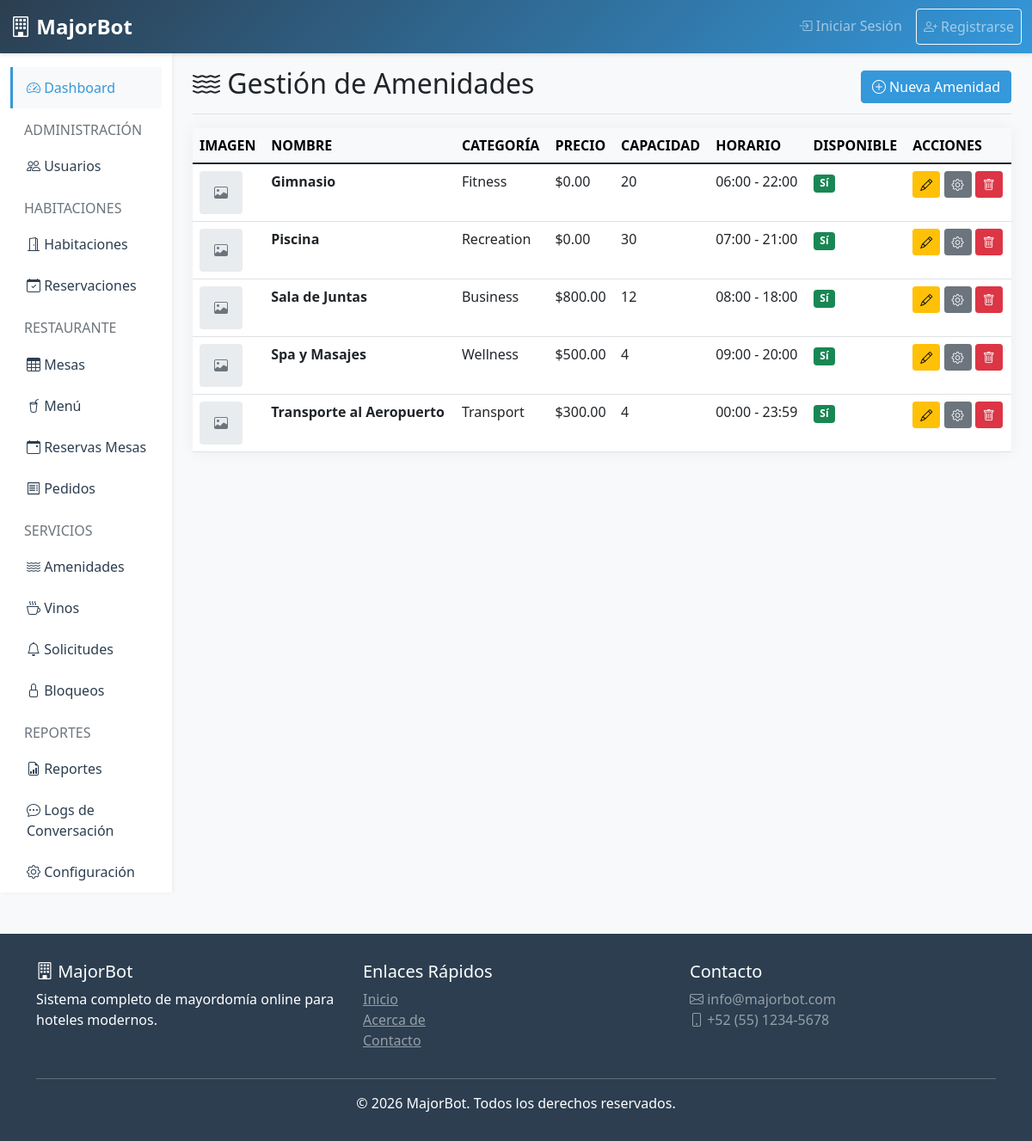
Page /amenities (signed in) on the committed database.
### tables this page shows
CREATE TABLE IF NOT EXISTS amenities (
    id INT AUTO_INCREMENT PRIMARY KEY,
    hotel_id INT NOT NULL,
    name VARCHAR(200) NOT NULL,
    description TEXT,
    category VARCHAR(100),
    capacity INT DEFAULT 1,
    price DECIMAL(10,2) DEFAULT 0.00,
    operating_hours_start TIME,
    operating_hours_end TIME,
    image VARCHAR(255),
    status ENUM('available', 'occupied', 'maintenance', 'blocked') DEFAULT 'available',
    is_active TINYINT(1) DEFAULT 1,
    created_at TIMESTAMP DEFAULT CURRENT_TIMESTAMP,
    updated_at TIMESTAMP DEFAULT CURRENT_TIMESTAMP ON UPDATE CURRENT_TIMESTAMP,
    FOREIGN KEY (hotel_id) REFERENCES hotels(id) ON DELETE CASCADE
);

### app/controllers/AmenitiesController.php (called while the page is built, shortened)
<?php
class AmenitiesController extends Controller {
    private $amenityModel;
    public function __construct() {
        $this->amenityModel = $this->loadModel('Amenity');
    }
    public function index() {
        $hotelId = $_SESSION['hotel_id'];
        $amenities = $this->amenityModel->getAmenitiesByHotel($hotelId);
        $data = [
            'title' => 'GestiÃ³n de Amenidades',
            'amenities' => $amenities,
            'role' => $_SESSION['role']
        ];
        $this->loadView('amenities/index', $data);
    }
}

### core/Router.php (called while the page is built, shortened)
<?php
class Router {
    private $controller = DEFAULT_CONTROLLER;
    private $method = DEFAULT_METHOD;
    public function __construct() {
        $url = $this->parseUrl();
        if (isset($url[0]) && !empty($url[0])) {
            $controllerPath = __DIR__ . '/../app/controllers/' . ucfirst($url[0]) . 'Controller.php';
            if (file_exists($controllerPath)) {
                $this->controller = ucfirst($url[0]);
                unset($url[0]);
            }
        }
        $controllerFile = __DIR__ . '/../app/controllers/' . $this->controller . 'Controller.php';
        if (file_exists($controllerFile)) {
            $this->controller = new $controllerClass;
        } else {
            $this->show404();
            return;
        }
        $this->params = $url ? array_values($url) : [];
        call_user_func_array([$this->controller, $this->method], $this->params);
    }
    private function parseUrl() {
        if (isset($_GET['url'])) {
            return explode('/', filter_var(rtrim($_GET['url'], '/'), FILTER_SANITIZE_URL));
        }
        return [];
    }
}

### public/index.php (called while the page is built, shortened)
<?php
require_once __DIR__ . '/../core/Database.php';
require_once __DIR__ . '/../core/Model.php';
require_once __DIR__ . '/../core/Controller.php';
require_once __DIR__ . '/../core/Router.php';
new Router();

### core/Database.php (called while the page is built, shortened)
<?php
class Database {
    private static $instance = null;
    private $connection;
    private function __construct() {
        try {
            $dsn = "mysql:host=" . DB_HOST . ";dbname=" . DB_NAME . ";charset=" . DB_CHARSET;
            $options = [
                PDO::ATTR_ERRMODE => PDO::ERRMODE_EXCEPTION,
                PDO::ATTR_DEFAULT_FETCH_MODE => PDO::FETCH_ASSOC,
                PDO::ATTR_EMULATE_PREPARES => false,
            ];
            $this->connection = new PDO($dsn, DB_USER, DB_PASS, $options);
        } catch(PDOException $e) {
            die("Database connection failed: " . $e->getMessage());
        }
    }
    public static function getInstance() {
        if (self::$instance === null) {
            self::$instance = new self();
        }
        return self::$instance;
    }
    public function query($sql, $params = []) {
        try {
            $stmt = $this->connection->prepare($sql);
            $stmt->execute($params);
            return $stmt;
        } catch(PDOException $e) {
            error_log("Query error: " . $e->getMessage());
            return false;
        }
    }
    public function select($sql, $params = []) {
        $stmt = $this->query($sql, $params);
        return $stmt ? $stmt->fetchAll() : [];
    }
}

### core/Model.php (called while the page is built, shortened)
<?php
class Model {
    public function __construct() {
        $this->db = Database::getInstance();
    }
}

### app/models/Amenity.php (called while the page is built, shortened)
<?php
class Amenity extends Model {
    protected $table = 'amenities';
    private static $schemaCache = null;
    private function schema(): array {
        if (self::$schemaCache === null) {
            $cols = array_column(
                $this->db->select("SHOW COLUMNS FROM {$this->table}"),
                'Field'
            );
            self::$schemaCache = array_flip($cols);
        }
        return self::$schemaCache;
    }
    public function getAmenitiesByHotel($hotelId) {
        $schema = $this->schema();
        if (isset($schema['is_active'])) {
            $sql = "SELECT * FROM {$this->table} WHERE hotel_id = ? AND is_active = 1 ORDER BY name";
        } else {
            $sql = "SELECT * FROM {$this->table} WHERE hotel_id = ? ORDER BY name";
        }
        return $this->db->select($sql, [$hotelId]);
    }
}

### app/views/amenities/index.php (the view, shortened to what this page needs)
<div class="d-flex justify-content-between flex-wrap flex-md-nowrap align-items-center pb-2 mb-3 border-bottom">
    <h1 class="h2"><i class="bi bi-water"></i> Gestión de Amenidades</h1>
    <a href="<?php echo BASE_URL; ?>/amenities/create" class="btn btn-primary">
        <i class="bi bi-plus-circle"></i> Nueva Amenidad
    </a>
</div>
<?php if (empty($amenities)): ?>
    <div class="alert alert-info text-center">
        <i class="bi bi-info-circle"></i> No hay amenidades registradas
    </div>
<?php else: ?>
    <div class="card">
        <div class="card-body p-0">
            <div class="table-responsive">
                <table class="table table-hover mb-0">
                    <thead class="table-light">
                        <tr>
                            <th>IMAGEN</th>
                            <th>NOMBRE</th>
                            <th>CATEGORÍA</th>
                            <th>PRECIO</th>
                            <th>CAPACIDAD</th>
                            <th>HORARIO</th>
                            <th>DISPONIBLE</th>
                            <th>ACCIONES</th>
                        </tr>
                    </thead>
                    <tbody>
                        <?php foreach ($amenities as $amenity): ?>
                            <tr>
                                <td>
                                    <?php if (!empty($amenity['image'])): ?>
                                        <img src="<?php echo BASE_URL . '/' . htmlspecialchars($amenity['image']); ?>"
                                             alt="<?php echo htmlspecialchars($amenity['name']); ?>"
                                             style="width:50px;height:50px;object-fit:cover;border-radius:4px;">
                                    <?php else: ?>
                                        <div style="width:50px;height:50px;background:#e9ecef;border-radius:4px;display:flex;align-items:center;justify-content:center;">
                                            <i class="bi bi-image text-muted"></i>
                                        </div>
                                    <?php endif; ?>
                                </td>
                                <td><strong><?php echo htmlspecialchars($amenity['name']); ?></strong></td>
                                <td><?php echo htmlspecialchars($amenity['category'] ?? '—'); ?></td>
                                <td>$<?php echo number_format($amenity['price'] ?? 0, 2); ?></td>
                                <td><?php echo (int)($amenity['capacity'] ?? 1); ?></td>
                                <td>
                                    <?php if (!empty($amenity['operating_hours_start']) && !empty($amenity['operating_hours_end'])): ?>
                                        <?php echo date('H:i', strtotime($amenity['operating_hours_start'])); ?> -
                                        <?php echo date('H:i', strtotime($amenity['operating_hours_end'])); ?>
                                    <?php else: ?>
                                        —
                                    <?php endif; ?>
                                </td>
                                <td>
                                    <?php if (($amenity['is_active'] ?? 0) == 1): ?>
                                        <span class="badge bg-success">Sí</span>
                                    <?php else: ?>
                                        <span class="badge bg-danger">No</span>
                                    <?php endif; ?>
                                </td>
                                <td>
                                    <?php if ($role === 'hotel_admin'): ?>
                                        <a href="<?php echo BASE_URL; ?>/amenities/edit/<?php echo $amenity['id']; ?>"
                                           class="btn btn-sm btn-warning" title="Editar">
                                            <i class="bi bi-pencil"></i>
                                        </a>
                                    <?php endif; ?>
                                    <button type="button" class="btn btn-sm btn-secondary"
                                            data-bs-toggle="modal" data-bs-target="#statusModal<?php echo $amenity['id']; ?>"
                                            title="Cambiar estado">
                                        <i class="bi bi-gear"></i>
                                    </button>
                                    <?php if ($role === 'hotel_admin'): ?>
                                        <a href="<?php echo BASE_URL; ?>/amenities/delete/<?php echo $amenity['id']; ?>"
                                           class="btn btn-sm btn-danger" title="Eliminar"
                                           onclick="return confirm('¿Eliminar esta amenidad?')">
                                            <i class="bi bi-trash"></i>
                                        </a>
                                    <?php endif; ?>
                                </td>
                            </tr>
                        <?php endforeach; ?>
                    </tbody>
                </table>
            </div>
        </div>
    </div>
<?php endif; ?>
            </div>
        </main>
    </div>
</div>

### app/views/layouts/header.php (style rules this page uses)
:root { --primary-color: #2c3e50; --secondary-color: #3498db; --success-color: #27ae60; --danger-color: #e74c3c; --warning-color: #f39c12; --info-color: #16a085; }
body { font-family: 'Segoe UI', Tahoma, Geneva, Verdana, sans-serif; background-color: #f8f9fa; }
.card { border: none; box-shadow: 0 0 20px rgba(0,0,0,.05); transition: transform 0.3s, box-shadow 0.3s; }
.btn-primary { background-color: var(--secondary-color); border-color: var(--secondary-color); }

### rows in the picture
amenities: name "Gimnasio", category "Fitness", price "0.00", capacity "20", operating_hours_start "06:00", operating_hours_end "22:00", is_active "Sí"
amenities: name "Piscina", category "Recreation", price "0.00", capacity "30", operating_hours_start "07:00", operating_hours_end "21:00", is_active "Sí"
amenities: name "Sala de Juntas", category "Business", price "800.00", capacity "12", operating_hours_start "08:00", operating_hours_end "18:00", is_active "Sí"
amenities: name "Spa y Masajes", category "Wellness", price "500.00", capacity "4", operating_hours_start "09:00", operating_hours_end "20:00", is_active "Sí"
amenities: name "Transporte al Aeropuerto", category "Transport", price "300.00", capacity "4", operating_hours_start "00:00", operating_hours_end "23:59", is_active "Sí"
